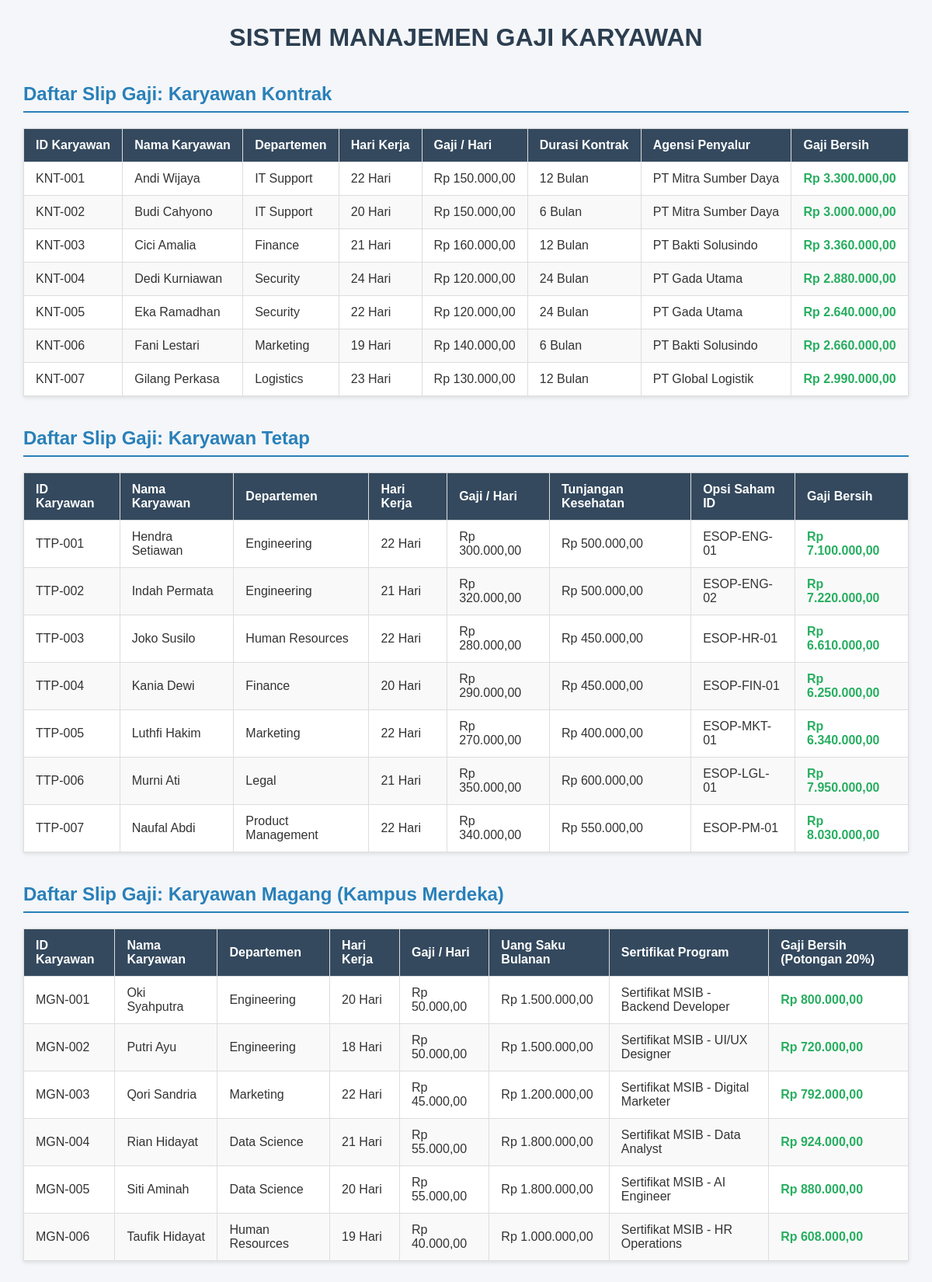
The page / on the database its author committed.
### tables this page shows
CREATE TABLE `tabel_karyawan` (
  `id_karyawan` varchar(15) NOT NULL,
  `nama_karyawan` varchar(100) NOT NULL,
  `departemen` varchar(50) NOT NULL,
  `hari_kerja_masuk` int NOT NULL,
  `gaji_dasar_per_hari` decimal(12,2) NOT NULL,
  `durasi_kontrak_bulan` int DEFAULT NULL,
  `agensi_penyalur` varchar(100) DEFAULT NULL,
  `tunjangan_kesehatan` decimal(12,2) DEFAULT NULL,
  `opsi_saham_id` varchar(20) DEFAULT NULL,
  `uang_saku_bulanan` decimal(12,2) DEFAULT NULL,
  `sertifikat_kampus_merdeka` varchar(100) DEFAULT NULL
);

### KaryawanKontrak.php (called while the page is built, shortened)
<?php
require_once 'Karyawan.php';
class KaryawanKontrak extends Karyawan {
    public function HitungGajiBersih() {
    return $this->hariKerjaMasuk * $this->gajiDasarPerHari;
    }
    public static function AmbilDataKontrak($pdo) {
        $sql = "SELECT id_karyawan, nama_karyawan, departemen, hari_kerja_masuk, gaji_dasar_per_hari, durasi_kontrak_bulan, agensi_penyalur
                FROM tabel_karyawan
                WHERE agensi_penyalur IS NOT NULL";
        $stmt = $pdo->prepare($sql);
        $stmt->execute();
        return $stmt->fetchAll(PDO::FETCH_ASSOC);
    }
}
?>

### Karyawan.php (called while the page is built, shortened)
<?php
abstract class Karyawan {
    public function __construct($id, $nama, $dept, $hariKerja, $gajiDasar) {
        $this->hariKerjaMasuk = $hariKerja;
        $this->gajiDasarPerHari = $gajiDasar;
    }
}
?>

### KaryawanTetap.php (called while the page is built, shortened)
<?php
require_once 'Karyawan.php';
class KaryawanTetap extends Karyawan {
    private $tunjanganKesehatan;
    public function __construct($id, $nama, $dept, $hariKerja, $gajiDasar, $tunjangan, $opsiSaham) {
        $this->tunjanganKesehatan = $tunjangan;
    }
    public function HitungGajiBersih() {
    return ($this->hariKerjaMasuk * $this->gajiDasarPerHari) + $this->tunjanganKesehatan;
}
    public static function AmbilDataTetap($pdo) {
        $sql = "SELECT id_karyawan, nama_karyawan, departemen, hari_kerja_masuk, gaji_dasar_per_hari, tunjangan_kesehatan, opsi_saham_id
                FROM tabel_karyawan
                WHERE opsi_saham_id IS NOT NULL";
        $stmt = $pdo->prepare($sql);
        $stmt->execute();
        return $stmt->fetchAll(PDO::FETCH_ASSOC);
    }
}
?>

### KaryawanMagang.php (called while the page is built, shortened)
<?php
require_once 'Karyawan.php';
class KaryawanMagang extends Karyawan {
    public function HitungGajiBersih() {
    return ($this->hariKerjaMasuk * $this->gajiDasarPerHari) * 0.80;
}
    public static function AmbilDataMagang($pdo) {
        $sql = "SELECT id_karyawan, nama_karyawan, departemen, hari_kerja_masuk, gaji_dasar_per_hari, uang_saku_bulanan, sertifikat_kampus_merdeka
                FROM tabel_karyawan
                WHERE sertifikat_kampus_merdeka IS NOT NULL";
        $stmt = $pdo->prepare($sql);
        $stmt->execute();
        return $stmt->fetchAll(PDO::FETCH_ASSOC);
    }
}
?>

### index.php (the view, shortened to what this page needs)
<?php
require_once 'koneksi.php';
require_once 'Karyawan.php';
require_once 'KaryawanKontrak.php';
require_once 'KaryawanTetap.php';
require_once 'KaryawanMagang.php';
try {
    $dataKontrak = KaryawanKontrak::AmbilDataKontrak($pdo);
    $dataTetap   = KaryawanTetap::AmbilDataTetap($pdo);
    $dataMagang  = KaryawanMagang::AmbilDataMagang($pdo);
} catch (PDOException $e) {
    die("Gagal memuat data antarmuka: " . $e->getMessage());
}
?>
<!DOCTYPE html>
<html lang="id">
<head>
</head>
<body>
    <h1>SISTEM MANAJEMEN GAJI KARYAWAN</h1>
    <h2>Daftar Slip Gaji: Karyawan Kontrak</h2>
    <table>
        <thead>
            <tr>
                <th>ID Karyawan</th>
                <th>Nama Karyawan</th>
                <th>Departemen</th>
                <th>Hari Kerja</th>
                <th>Gaji / Hari</th>
                <th>Durasi Kontrak</th>
                <th>Agensi Penyalur</th>
                <th>Gaji Bersih</th>
            </tr>
        </thead>
        <tbody>
            <?php foreach ($dataKontrak as $row):
                $karyawan = new KaryawanKontrak(
                    $row['id_karyawan'], $row['nama_karyawan'], $row['departemen'],
                    $row['hari_kerja_masuk'], $row['gaji_dasar_per_hari'],
                    $row['durasi_kontrak_bulan'], $row['agensi_penyalur']
                );
            ?>
                <tr>
                    <td><?= htmlspecialchars($row['id_karyawan']) ?></td>
                    <td><?= htmlspecialchars($row['nama_karyawan']) ?></td>
                    <td><?= htmlspecialchars($row['departemen']) ?></td>
                    <td><?= $row['hari_kerja_masuk'] ?> Hari</td>
                    <td>Rp <?= number_format($row['gaji_dasar_per_hari'], 2, ',', '.') ?></td>
                    <td><?= $row['durasi_kontrak_bulan'] ?> Bulan</td>
                    <td><?= htmlspecialchars($row['agensi_penyalur']) ?></td>
                    <td class="gaji-bersih">Rp <?= number_format($karyawan->HitungGajiBersih(), 2, ',', '.') ?></td>
                </tr>
            <?php endforeach; ?>
        </tbody>
    </table>
    <h2>Daftar Slip Gaji: Karyawan Tetap</h2>
    <table>
        <thead>
            <tr>
                <th>ID Karyawan</th>
                <th>Nama Karyawan</th>
                <th>Departemen</th>
                <th>Hari Kerja</th>
                <th>Gaji / Hari</th>
                <th>Tunjangan Kesehatan</th>
                <th>Opsi Saham ID</th>
                <th>Gaji Bersih</th>
            </tr>
        </thead>
        <tbody>
            <?php foreach ($dataTetap as $row):
                $karyawan = new KaryawanTetap(
                    $row['id_karyawan'], $row['nama_karyawan'], $row['departemen'],
                    $row['hari_kerja_masuk'], $row['gaji_dasar_per_hari'],
                    $row['tunjangan_kesehatan'], $row['opsi_saham_id']
                );
            ?>
                <tr>
                    <td><?= htmlspecialchars($row['id_karyawan']) ?></td>
                    <td><?= htmlspecialchars($row['nama_karyawan']) ?></td>
                    <td><?= htmlspecialchars($row['departemen']) ?></td>
                    <td><?= $row['hari_kerja_masuk'] ?> Hari</td>
                    <td>Rp <?= number_format($row['gaji_dasar_per_hari'], 2, ',', '.') ?></td>
                    <td>Rp <?= number_format($row['tunjangan_kesehatan'], 2, ',', '.') ?></td>
                    <td><?= htmlspecialchars($row['opsi_saham_id']) ?></td>
                    <td class="gaji-bersih">Rp <?= number_format($karyawan->HitungGajiBersih(), 2, ',', '.') ?></td>
                </tr>
            <?php endforeach; ?>
        </tbody>
    </table>
    <h2>Daftar Slip Gaji: Karyawan Magang (Kampus Merdeka)</h2>
    <table>
        <thead>
            <tr>
                <th>ID Karyawan</th>
                <th>Nama Karyawan</th>
                <th>Departemen</th>
                <th>Hari Kerja</th>
                <th>Gaji / Hari</th>
                <th>Uang Saku Bulanan</th>
                <th>Sertifikat Program</th>
                <th>Gaji Bersih (Potongan 20%)</th>
            </tr>
        </thead>
        <tbody>
            <?php foreach ($dataMagang as $row):
                $karyawan = new KaryawanMagang(
                    $row['id_karyawan'], $row['nama_karyawan'], $row['departemen'],
                    $row['hari_kerja_masuk'], $row['gaji_dasar_per_hari'],
                    $row['uang_saku_bulanan'], $row['sertifikat_kampus_merdeka']
                );
            ?>
                <tr>
                    <td><?= htmlspecialchars($row['id_karyawan']) ?></td>
                    <td><?= htmlspecialchars($row['nama_karyawan']) ?></td>
                    <td><?= htmlspecialchars($row['departemen']) ?></td>
                    <td><?= $row['hari_kerja_masuk'] ?> Hari</td>
                    <td>Rp <?= number_format($row['gaji_dasar_per_hari'], 2, ',', '.') ?></td>
                    <td>Rp <?= number_format($row['uang_saku_bulanan'], 2, ',', '.') ?></td>
                    <td><?= htmlspecialchars($row['sertifikat_kampus_merdeka']) ?></td>
                    <td class="gaji-bersih">Rp <?= number_format($karyawan->HitungGajiBersih(), 2, ',', '.') ?></td>
                </tr>
            <?php endforeach; ?>
        </tbody>
    </table>
</body>
</html>

### index.php (style rules this page uses)
body { font-family: Arial, sans-serif; margin: 30px; background-color: #f4f6f9; color: #333; }
h1 { text-align: center; color: #2c3e50; margin-bottom: 30px; }
h2 { color: #2980b9; border-bottom: 2px solid #2980b9; padding-bottom: 8px; margin-top: 40px; }
table { width: 100%; border-collapse: collapse; margin-top: 15px; background: #fff; box-shadow: 0 2px 5px rgba(0,0,0,0.1); }
th, td { padding: 12px 15px; text-align: left; border: 1px solid #ddd; }
th { background-color: #34495e; color: #fff; }
tr:nth-child(even) { background-color: #f9f9f9; }
.gaji-bersih { font-weight: bold; color: #27ae60; }

### rows shown on the page
tabel_karyawan: id_karyawan "KNT-001", nama_karyawan "Andi Wijaya", departemen "IT Support", hari_kerja_masuk "22", gaji_dasar_per_hari "150.000,00", durasi_kontrak_bulan "12", agensi_penyalur "PT Mitra Sumber Daya", $karyawan->HitungGajiBersih() "3.300.000,00"
tabel_karyawan: id_karyawan "KNT-002", nama_karyawan "Budi Cahyono", departemen "IT Support", hari_kerja_masuk "20", gaji_dasar_per_hari "150.000,00", durasi_kontrak_bulan "6", agensi_penyalur "PT Mitra Sumber Daya", $karyawan->HitungGajiBersih() "3.000.000,00"
tabel_karyawan: id_karyawan "KNT-003", nama_karyawan "Cici Amalia", departemen "Finance", hari_kerja_masuk "21", gaji_dasar_per_hari "160.000,00", durasi_kontrak_bulan "12", agensi_penyalur "PT Bakti Solusindo", $karyawan->HitungGajiBersih() "3.360.000,00"
tabel_karyawan: id_karyawan "KNT-004", nama_karyawan "Dedi Kurniawan", departemen "Security", hari_kerja_masuk "24", gaji_dasar_per_hari "120.000,00", durasi_kontrak_bulan "24", agensi_penyalur "PT Gada Utama", $karyawan->HitungGajiBersih() "2.880.000,00"
tabel_karyawan: id_karyawan "KNT-005", nama_karyawan "Eka Ramadhan", departemen "Security", hari_kerja_masuk "22", gaji_dasar_per_hari "120.000,00", durasi_kontrak_bulan "24", agensi_penyalur "PT Gada Utama", $karyawan->HitungGajiBersih() "2.640.000,00"
tabel_karyawan: id_karyawan "KNT-006", nama_karyawan "Fani Lestari", departemen "Marketing", hari_kerja_masuk "19", gaji_dasar_per_hari "140.000,00", durasi_kontrak_bulan "6", agensi_penyalur "PT Bakti Solusindo", $karyawan->HitungGajiBersih() "2.660.000,00"
tabel_karyawan: id_karyawan "KNT-007", nama_karyawan "Gilang Perkasa", departemen "Logistics", hari_kerja_masuk "23", gaji_dasar_per_hari "130.000,00", durasi_kontrak_bulan "12", agensi_penyalur "PT Global Logistik", $karyawan->HitungGajiBersih() "2.990.000,00"
tabel_karyawan: id_karyawan "TTP-001", nama_karyawan "Hendra Setiawan", departemen "Engineering", hari_kerja_masuk "22", gaji_dasar_per_hari "300.000,00", tunjangan_kesehatan "500.000,00", opsi_saham "ESOP-ENG-01", $karyawan->HitungGajiBersih() "7.100.000,00"
tabel_karyawan: id_karyawan "TTP-002", nama_karyawan "Indah Permata", departemen "Engineering", hari_kerja_masuk "21", gaji_dasar_per_hari "320.000,00", tunjangan_kesehatan "500.000,00", opsi_saham "ESOP-ENG-02", $karyawan->HitungGajiBersih() "7.220.000,00"
tabel_karyawan: id_karyawan "TTP-003", nama_karyawan "Joko Susilo", departemen "Human Resources", hari_kerja_masuk "22", gaji_dasar_per_hari "280.000,00", tunjangan_kesehatan "450.000,00", opsi_saham "ESOP-HR-01", $karyawan->HitungGajiBersih() "6.610.000,00"
tabel_karyawan: id_karyawan "TTP-004", nama_karyawan "Kania Dewi", departemen "Finance", hari_kerja_masuk "20", gaji_dasar_per_hari "290.000,00", tunjangan_kesehatan "450.000,00", opsi_saham "ESOP-FIN-01", $karyawan->HitungGajiBersih() "6.250.000,00"
tabel_karyawan: id_karyawan "TTP-005", nama_karyawan "Luthfi Hakim", departemen "Marketing", hari_kerja_masuk "22", gaji_dasar_per_hari "270.000,00", tunjangan_kesehatan "400.000,00", opsi_saham "ESOP-MKT-01", $karyawan->HitungGajiBersih() "6.340.000,00"
tabel_karyawan: id_karyawan "TTP-006", nama_karyawan "Murni Ati", departemen "Legal", hari_kerja_masuk "21", gaji_dasar_per_hari "350.000,00", tunjangan_kesehatan "600.000,00", opsi_saham "ESOP-LGL-01", $karyawan->HitungGajiBersih() "7.950.000,00"
tabel_karyawan: id_karyawan "TTP-007", nama_karyawan "Naufal Abdi", departemen "Product Management", hari_kerja_masuk "22", gaji_dasar_per_hari "340.000,00", tunjangan_kesehatan "550.000,00", opsi_saham "ESOP-PM-01", $karyawan->HitungGajiBersih() "8.030.000,00"
tabel_karyawan: id_karyawan "MGN-001", nama_karyawan "Oki Syahputra", departemen "Engineering", hari_kerja_masuk "20", gaji_dasar_per_hari "50.000,00", uang_saku_bulanan "1.500.000,00", sertifikat_kampus_merdeka "Sertifikat MSIB - Backend Developer", $karyawan->HitungGajiBersih() "800.000,00"
tabel_karyawan: id_karyawan "MGN-002", nama_karyawan "Putri Ayu", departemen "Engineering", hari_kerja_masuk "18", gaji_dasar_per_hari "50.000,00", uang_saku_bulanan "1.500.000,00", sertifikat_kampus_merdeka "Sertifikat MSIB - UI/UX Designer", $karyawan->HitungGajiBersih() "720.000,00"
tabel_karyawan: id_karyawan "MGN-003", nama_karyawan "Qori Sandria", departemen "Marketing", hari_kerja_masuk "22", gaji_dasar_per_hari "45.000,00", uang_saku_bulanan "1.200.000,00", sertifikat_kampus_merdeka "Sertifikat MSIB - Digital Marketer", $karyawan->HitungGajiBersih() "792.000,00"
tabel_karyawan: id_karyawan "MGN-004", nama_karyawan "Rian Hidayat", departemen "Data Science", hari_kerja_masuk "21", gaji_dasar_per_hari "55.000,00", uang_saku_bulanan "1.800.000,00", sertifikat_kampus_merdeka "Sertifikat MSIB - Data Analyst", $karyawan->HitungGajiBersih() "924.000,00"
tabel_karyawan: id_karyawan "MGN-005", nama_karyawan "Siti Aminah", departemen "Data Science", hari_kerja_masuk "20", gaji_dasar_per_hari "55.000,00", uang_saku_bulanan "1.800.000,00", sertifikat_kampus_merdeka "Sertifikat MSIB - AI Engineer", $karyawan->HitungGajiBersih() "880.000,00"
tabel_karyawan: id_karyawan "MGN-006", nama_karyawan "Taufik Hidayat", departemen "Human Resources", hari_kerja_masuk "19", gaji_dasar_per_hari "40.000,00", uang_saku_bulanan "1.000.000,00", sertifikat_kampus_merdeka "Sertifikat MSIB - HR Operations", $karyawan->HitungGajiBersih() "608.000,00"
